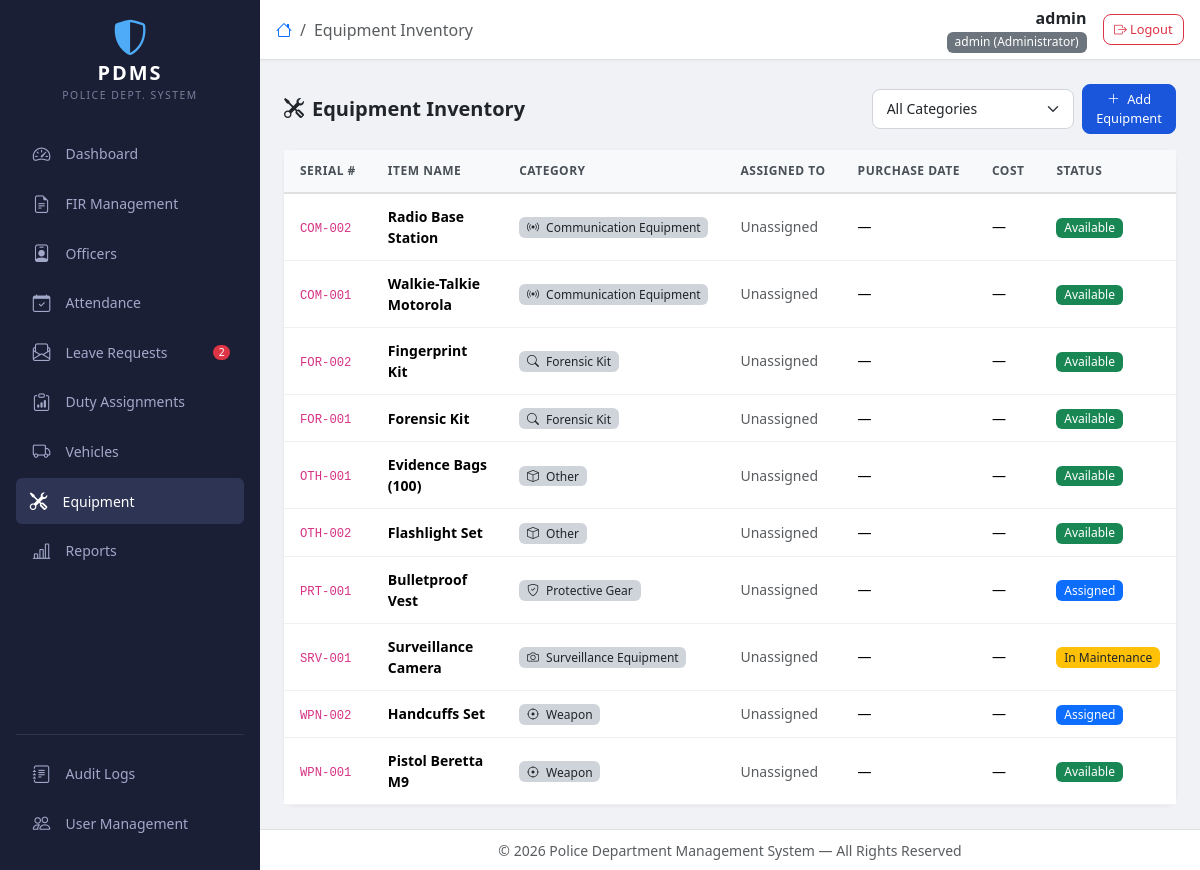
Screenshot of /fleet/equipment/ (signed in) with the database file from the repository.
### core/models.py (models this page shows)
class CustomUser(AbstractBaseUser, PermissionsMixin):
    username = models.CharField(max_length=150, unique=True)
    full_name = models.CharField(max_length=255, blank=True)
    role = models.CharField(max_length=30, choices=ROLE_CHOICES, default='CLERK')
    is_active = models.BooleanField(default=True)
    is_staff = models.BooleanField(default=False)
    failed_attempts = models.IntegerField(default=0)
    locked_until = models.DateTimeField(null=True, blank=True)
    created_at = models.DateTimeField(auto_now_add=True)
    updated_at = models.DateTimeField(auto_now=True)
    officer = models.OneToOneField(
        'cases.Officer', on_delete=models.SET_NULL,
        null=True, blank=True, related_name='user_account'
    )
    objects = CustomUserManager()
    USERNAME_FIELD = 'username'
    REQUIRED_FIELDS = []
    def has_min_role(self, min_role):
        return ROLE_HIERARCHY.get(self.role, 0) >= ROLE_HIERARCHY.get(min_role, 0)
    def __str__(self):
        return f"{self.username} ({self.get_role_display()})"

### fleet/models.py (models this page shows, shortened)
class Equipment(models.Model):
    STATUS_CHOICES = (
        ('AVAILABLE', 'Available'), ('ASSIGNED', 'Assigned'),
        ('MAINTENANCE', 'In Maintenance'), ('DECOMMISSIONED', 'Decommissioned'),
    )
    CATEGORY_CHOICES = (
        ('WEAPON', 'Weapon'), ('COMMUNICATION', 'Communication Equipment'),
        ('PROTECTIVE', 'Protective Gear'), ('FORENSIC', 'Forensic Kit'),
        ('SURVEILLANCE', 'Surveillance Equipment'), ('OTHER', 'Other'),
    )
    item_name = models.CharField(max_length=255)
    serial_number = models.CharField(max_length=100, unique=True)
    category = models.CharField(max_length=30, choices=CATEGORY_CHOICES)
    status = models.CharField(max_length=20, choices=STATUS_CHOICES, default='AVAILABLE')
    assigned_to = models.ForeignKey(Officer, on_delete=models.SET_NULL, null=True, blank=True)
    purchase_date = models.DateField(null=True, blank=True)
    purchase_cost = models.DecimalField(max_digits=10, decimal_places=2, blank=True, null=True)
    notes = models.TextField(blank=True)
    created_at = models.DateTimeField(auto_now_add=True)
    class Meta:
        ordering = ['category', 'item_name']

### fleet/views.py (the view)
# urls.py: path('equipment/', views.equipment_list, name='equipment_list'),
@require_auth
def equipment_list(request):
    equipment = Equipment.objects.select_related('assigned_to').all()
    category = request.GET.get('category')
    if category:
        equipment = equipment.filter(category=category)
    return render(request, 'fleet/equipment_list.html', {'equipment': equipment})

### core/context_processors.py (called while the page is built)
def global_context(request):
    pending_leave_count = 0
    if request.user.is_authenticated:
        from core.models import ROLE_HIERARCHY
        user_level = ROLE_HIERARCHY.get(request.user.role, 0)
        if user_level >= ROLE_HIERARCHY.get('STATION_COMMANDER', 3):
            from staff.models import LeaveRequest
            pending_leave_count = LeaveRequest.objects.filter(status='PENDING').count()
    return {
        'pending_leave_count': pending_leave_count,
    }

### core/templatetags/role_tags.py (called while the page is built)
@register.filter
def role_badge(role):
    label = ROLE_LABELS.get(role, role)
    color = ROLE_COLORS.get(role, 'secondary')
    return f'<span class="badge bg-{color}">{label}</span>'

@register.filter
def has_role(user, min_role):
    if not user or not user.is_authenticated:
        return False
    return user.has_min_role(min_role)

### templates/fleet/equipment_list.html (shortened to what this page needs)
{% extends 'base.html' %}
{% load role_tags %}
{% block nav_equipment %}active text-white{% endblock %}
{% block page_title %}Equipment Inventory{% endblock %}
{% block content %}
<div class="d-flex flex-wrap justify-content-between align-items-center gap-2 mb-3">
    <h5 class="fw-bold mb-0"><i class="bi bi-tools me-2"></i>Equipment Inventory</h5>
    <div class="d-flex gap-2 align-items-center">
        <select class="form-select form-select-sm" onchange="window.location.href='?category='+this.value" style="min-width:160px;">
            <option value="">All Categories</option>
        </select>
        {% if user|has_role:'CLERK' %}
        <a href="{% url 'fleet:equipment_create' %}" class="btn btn-primary btn-sm">
            <i class="bi bi-plus-lg me-1"></i> Add Equipment
        </a>
        {% endif %}
    </div>
</div>
<div class="card content-card">
    <div class="card-body p-0">
        <div class="table-responsive">
            <table class="table table-hover mb-0">
                <thead>
                    <tr>
                        <th>Serial #</th>
                        <th>Item Name</th>
                        <th>Category</th>
                        <th>Assigned To</th>
                        <th>Purchase Date</th>
                        <th>Cost</th>
                        <th>Status</th>
                    </tr>
                </thead>
                <tbody>
                    {% for eq in equipment %}
                    <tr>
                        <td><code>{{ eq.serial_number }}</code></td>
                        <td class="fw-semibold">{{ eq.item_name }}</td>
                        <td>
                            <span class="badge bg-dark-subtle text-dark">
                                <i class="bi {% if eq.category == 'WEAPON' %}bi-crosshair
                                {% elif eq.category == 'COMMUNICATION' %}bi-broadcast
                                {% elif eq.category == 'PROTECTIVE' %}bi-shield-check
                                {% elif eq.category == 'FORENSIC' %}bi-search
                                {% elif eq.category == 'SURVEILLANCE' %}bi-camera
                                {% else %}bi-box{% endif %} me-1"></i>
                                {{ eq.get_category_display }}
                            </span>
                        </td>
                        <td>{{ eq.assigned_to|default:"<span class='text-muted'>Unassigned</span>" }}</td>
                        <td>{{ eq.purchase_date|date:"M d, Y"|default:"—" }}</td>
                        <td>{{ eq.purchase_cost|default:"—" }}</td>
                        <td>
                            <span class="badge
                                {% if eq.status == 'AVAILABLE' %}bg-success
                                {% elif eq.status == 'ASSIGNED' %}bg-primary
                                {% elif eq.status == 'MAINTENANCE' %}bg-warning text-dark
                                {% else %}bg-danger{% endif %}">{{ eq.get_status_display }}</span>
                        </td>
                    </tr>
                    {% endfor %}
                </tbody>
            </table>
        </div>
    </div>
</div>
{% endblock %}

### templates/base.html (shortened to what this page needs)
{% load role_tags %}
<!DOCTYPE html>
<html lang="en" data-bs-theme="light">
<head>
    <link href="https://cdn.jsdelivr.net/npm/bootstrap@5.3.3/dist/css/bootstrap.min.css" rel="stylesheet">
    <link href="https://cdn.jsdelivr.net/npm/bootstrap-icons@1.11.3/font/bootstrap-icons.min.css" rel="stylesheet">
    <link href="/static/css/style.css" rel="stylesheet">
</head>
<body>
    <nav id="sidebar" class="bg-dark-navy d-flex flex-column flex-shrink-0 p-3">
        <div class="d-flex align-items-center mb-4">
            <div class="sidebar-brand text-center w-100">
                <div class="sidebar-logo">
                    <i class="bi bi-shield-shaded"></i>
                </div>
                <span class="sidebar-title">PDMS</span>
                <div class="sidebar-subtitle">Police Dept. System</div>
            </div>
        </div>
        <ul class="nav nav-pills flex-column gap-1 flex-grow-1">
            <li class="nav-item">
                <a href="{% url 'core:dashboard' %}" class="nav-link sidebar-link {% block nav_dashboard %}{% endblock %}">
                    <i class="bi bi-speedometer2"></i>
                    <span>Dashboard</span>
                </a>
            </li>
            <li class="nav-item">
                <a href="{% url 'cases:fir_list' %}" class="nav-link sidebar-link {% block nav_cases %}{% endblock %}">
                    <i class="bi bi-file-earmark-text"></i>
                    <span>FIR Management</span>
                </a>
            </li>
            <li class="nav-item">
                <a href="{% url 'staff:officer_list' %}" class="nav-link sidebar-link {% block nav_officers %}{% endblock %}">
                    <i class="bi bi-person-badge"></i>
                    <span>Officers</span>
                </a>
            </li>
            <li class="nav-item">
                <a href="{% url 'staff:attendance' %}" class="nav-link sidebar-link {% block nav_attendance %}{% endblock %}">
                    <i class="bi bi-calendar-check"></i>
                    <span>Attendance</span>
                </a>
            </li>
            <li class="nav-item">
                <a href="{% url 'staff:leave_list' %}" class="nav-link sidebar-link {% block nav_leaves %}{% endblock %}">
                    <i class="bi bi-envelope-paper"></i>
                    <span>Leave Requests</span>
                    {% if pending_leave_count > 0 %}
                        <span class="badge bg-danger ms-auto rounded-pill">{{ pending_leave_count }}</span>
                    {% endif %}
                </a>
            </li>
            <li class="nav-item">
                <a href="{% url 'staff:duty_list' %}" class="nav-link sidebar-link {% block nav_duty %}{% endblock %}">
                    <i class="bi bi-clipboard-data"></i>
                    <span>Duty Assignments</span>
                </a>
            </li>
            <li class="nav-item">
                <a href="{% url 'fleet:vehicle_list' %}" class="nav-link sidebar-link {% block nav_vehicles %}{% endblock %}">
                    <i class="bi bi-truck"></i>
                    <span>Vehicles</span>
                </a>
            </li>
            <li class="nav-item">
                <a href="{% url 'fleet:equipment_list' %}" class="nav-link sidebar-link {% block nav_equipment %}{% endblock %}">
                    <i class="bi bi-tools"></i>
                    <span>Equipment</span>
                </a>
            </li>
            <li class="nav-item">
                <a href="{% url 'reports:dashboard_report' %}" class="nav-link sidebar-link {% block nav_reports %}{% endblock %}">
                    <i class="bi bi-bar-chart-line"></i>
                    <span>Reports</span>
                </a>
            </li>
        </ul>
        <hr class="border-secondary opacity-25">
        {% if user|has_role:"STATION_COMMANDER" %}
        <ul class="nav nav-pills flex-column gap-1 mb-2">
            <li class="nav-item">
                <a href="{% url 'core:audit_logs' %}" class="nav-link sidebar-link {% block nav_audit %}{% endblock %}">
                    <i class="bi bi-journal-text"></i>
                    <span>Audit Logs</span>
                </a>
            </li>
            {% if user|has_role:"ADMIN" %}
            <li class="nav-item">
                <a href="{% url 'core:user_list' %}" class="nav-link sidebar-link {% block nav_users %}{% endblock %}">
                    <i class="bi bi-people"></i>
                    <span>User Management</span>
                </a>
            </li>
            {% endif %}
        </ul>
        {% endif %}
    </nav>
    <div id="main-wrapper">
        <header class="top-navbar">
            <div class="d-flex align-items-center justify-content-between w-100 px-3">
                <div class="d-flex align-items-center gap-3">
                    <nav aria-label="breadcrumb">
                        <ol class="breadcrumb mb-0">
                            {% block breadcrumb %}
                            <li class="breadcrumb-item"><a href="{% url 'core:dashboard' %}"><i class="bi bi-house"></i></a></li>
                            <li class="breadcrumb-item active">{% block page_title %}Home{% endblock %}</li>
                            {% endblock %}
                        </ol>
                    </nav>
                </div>
                <div class="d-flex align-items-center gap-3">
                    <div class="text-end d-none d-sm-block">
                        <div class="fw-semibold text-truncate" style="max-width: 180px;">{{ user.get_full_name|default:user.username }}</div>
                        <div class="text-muted small">{{ user|role_badge|safe }}</div>
                    </div>
                    <a href="{% url 'core:logout' %}" class="btn btn-outline-danger btn-sm" title="Logout">
                        <i class="bi bi-box-arrow-right"></i>
                        <span class="d-none d-md-inline">Logout</span>
                    </a>
                </div>
            </div>
        </header>
        <main class="main-content p-3 p-md-4">
            {% block content %}{% endblock %}
        </main>
        <footer class="main-footer text-center text-muted py-2 px-3">
            <small>&copy; {% now "Y" %} Police Department Management System &mdash; All Rights Reserved</small>
        </footer>
    </div>
</body>
</html>

### static/css/style.css (style rules this page uses)
:root { --sidebar-width: 260px; --sidebar-bg: #1a1f36; --sidebar-hover: #252b45; --sidebar-active: #2d3454; --sidebar-text: #a2a8c8; --sidebar-text-active: #ffffff; --navbar-height: 60px; --body-bg: #f0f2f5; }
* { margin: 0; padding: 0; box-sizing: border-box; }
html, body { height: 100%; font-family: 'Segoe UI', system-ui, -apple-system, sans-serif; background: var(--body-bg); overflow: hidden; }
#sidebar { position: fixed; top: 0; left: 0; bottom: 0; width: var(--sidebar-width); background: var(--sidebar-bg); color: var(--sidebar-text); overflow-y: auto; z-index: 1050; transition: transform 0.3s ease; }
.bg-dark-navy { background-color: var(--sidebar-bg) !important; }
.sidebar-brand { padding: 4px 0; }
.sidebar-logo { font-size: 2.2rem; color: #4dabf7; line-height: 1; }
.sidebar-title { display: block; font-size: 1.25rem; font-weight: 700; color: #ffffff; letter-spacing: 2px; margin-top: 2px; }
.sidebar-subtitle { font-size: 0.65rem; color: var(--sidebar-text); text-transform: uppercase; letter-spacing: 1.5px; opacity: 0.7; }
.sidebar-link { display: flex; align-items: center; gap: 0.75rem; padding: 0.6rem 0.85rem; color: var(--sidebar-text) !important; border-radius: 0.5rem; font-size: 0.875rem; font-weight: 500; transition: all 0.2s ease; text-decoration: none; background: transparent !important; border: none !important; }
.sidebar-link i { font-size: 1.1rem; width: 1.5rem; text-align: center; }
.sidebar-link.active, .sidebar-link.text-white { background: var(--sidebar-active) !important; color: var(--sidebar-text-active) !important; border-left: 3px solid #4dabf7; padding-left: calc(0.85rem - 3px); }
.sidebar-link .badge { font-size: 0.65rem; padding: 0.25em 0.55em; }
#main-wrapper { margin-left: var(--sidebar-width); min-height: 100vh; display: flex; flex-direction: column; }
.top-navbar { height: var(--navbar-height); background: #ffffff; border-bottom: 1px solid #e0e0e0; display: flex; align-items: center; position: sticky; top: 0; z-index: 1040; box-shadow: 0 1px 3px rgba(0,0,0,0.04); }
.main-content { flex: 1; overflow-y: auto; }
.main-footer { border-top: 1px solid #e0e0e0; background: #ffffff; flex-shrink: 0; }
.content-card { border: none; border-radius: 0.75rem; box-shadow: 0 1px 4px rgba(0,0,0,0.06); }
.content-card .card-body { padding: 1.25rem; }
.table { font-size: 0.875rem; }
.table thead th { background: #f8f9fb; border-bottom: 2px solid #e0e0e0; font-weight: 600; color: #495057; text-transform: uppercase; font-size: 0.75rem; letter-spacing: 0.5px; padding: 0.75rem 1rem; white-space: nowrap; }
.table tbody td { padding: 0.75rem 1rem; vertical-align: middle; border-color: #f0f0f0; }
.badge { font-weight: 500; font-size: 0.75rem; padding: 0.35em 0.65em; border-radius: 0.375rem; }
.btn { font-size: 0.875rem; font-weight: 500; border-radius: 0.5rem; padding: 0.5rem 1rem; transition: all 0.2s ease; }
.btn-sm { padding: 0.3rem 0.65rem; font-size: 0.8rem; }
.btn-primary { background-color: #1a56db; border-color: #1a56db; }
.form-control, .form-select { border-radius: 0.5rem; border: 1px solid #d1d5db; padding: 0.55rem 0.85rem; font-size: 0.875rem; transition: border-color 0.2s ease, box-shadow 0.2s ease; }
.fw-semibold { font-weight: 600; }

### rows the page displays
CustomUser: get_full_name "admin", id+username+role "admin (Administrator)"
Equipment: serial_number "COM-002", item_name "Radio Base Station", category "Communication Equipment", assigned_to "Unassigned", purchase_date "—", purchase_cost "—", status "Available"
Equipment: serial_number "COM-001", item_name "Walkie-Talkie Motorola", category "Communication Equipment", assigned_to "Unassigned", purchase_date "—", purchase_cost "—", status "Available"
Equipment: serial_number "FOR-002", item_name "Fingerprint Kit", category "Forensic Kit", assigned_to "Unassigned", purchase_date "—", purchase_cost "—", status "Available"
Equipment: serial_number "FOR-001", item_name "Forensic Kit", category "Forensic Kit", assigned_to "Unassigned", purchase_date "—", purchase_cost "—", status "Available"
Equipment: serial_number "OTH-001", item_name "Evidence Bags (100)", category "Other", assigned_to "Unassigned", purchase_date "—", purchase_cost "—", status "Available"
Equipment: serial_number "OTH-002", item_name "Flashlight Set", category "Other", assigned_to "Unassigned", purchase_date "—", purchase_cost "—", status "Available"
Equipment: serial_number "PRT-001", item_name "Bulletproof Vest", category "Protective Gear", assigned_to "Unassigned", purchase_date "—", purchase_cost "—", status "Assigned"
Equipment: serial_number "SRV-001", item_name "Surveillance Camera", category "Surveillance Equipment", assigned_to "Unassigned", purchase_date "—", purchase_cost "—", status "In Maintenance"
Equipment: serial_number "WPN-002", item_name "Handcuffs Set", category "Weapon", assigned_to "Unassigned", purchase_date "—", purchase_cost "—", status "Assigned"
Equipment: serial_number "WPN-001", item_name "Pistol Beretta M9", category "Weapon", assigned_to "Unassigned", purchase_date "—", purchase_cost "—", status "Available"

### other values shown
{{ pending_leave_count }} "2"
